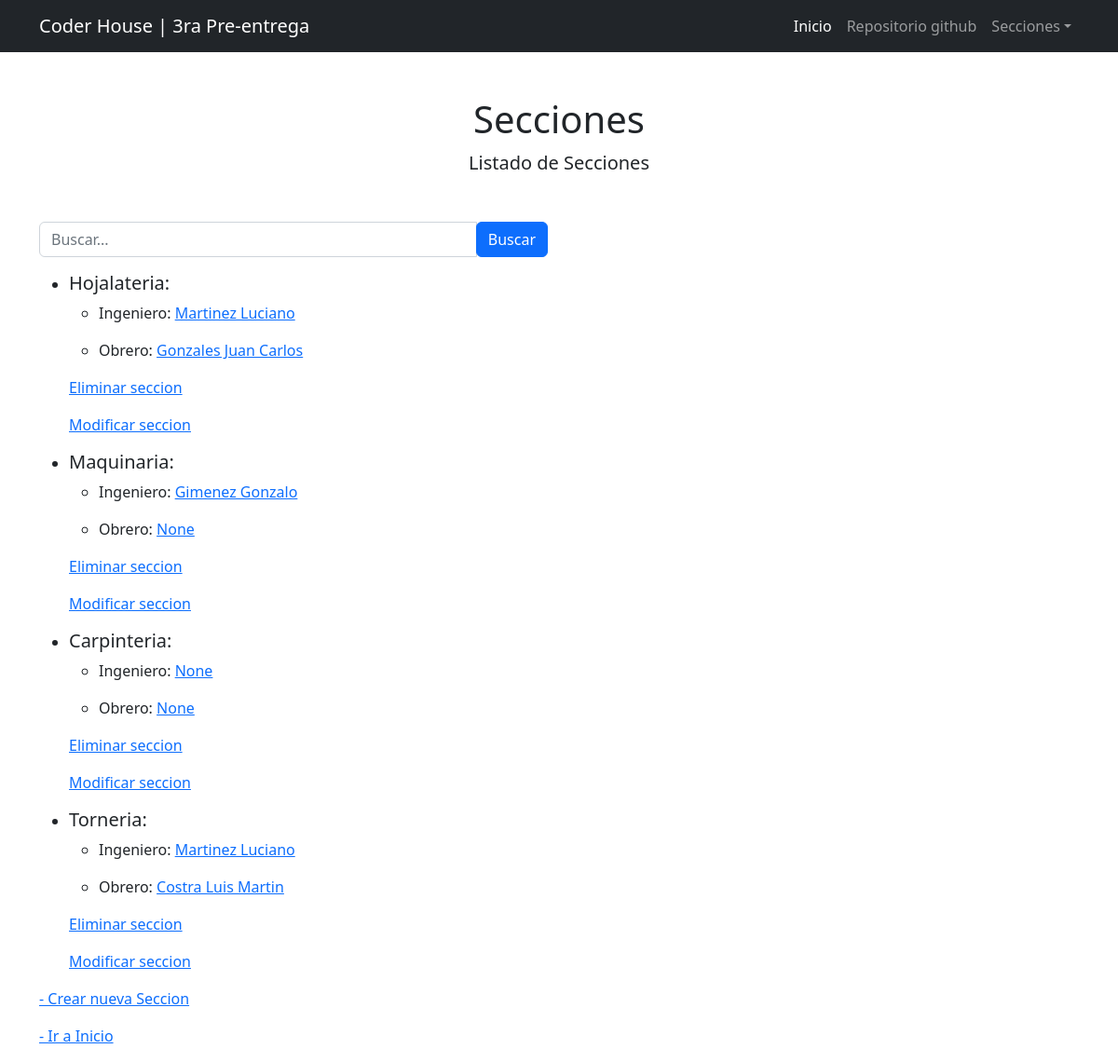
The page /informacion/seccion/listado/ on the database as committed earlier.
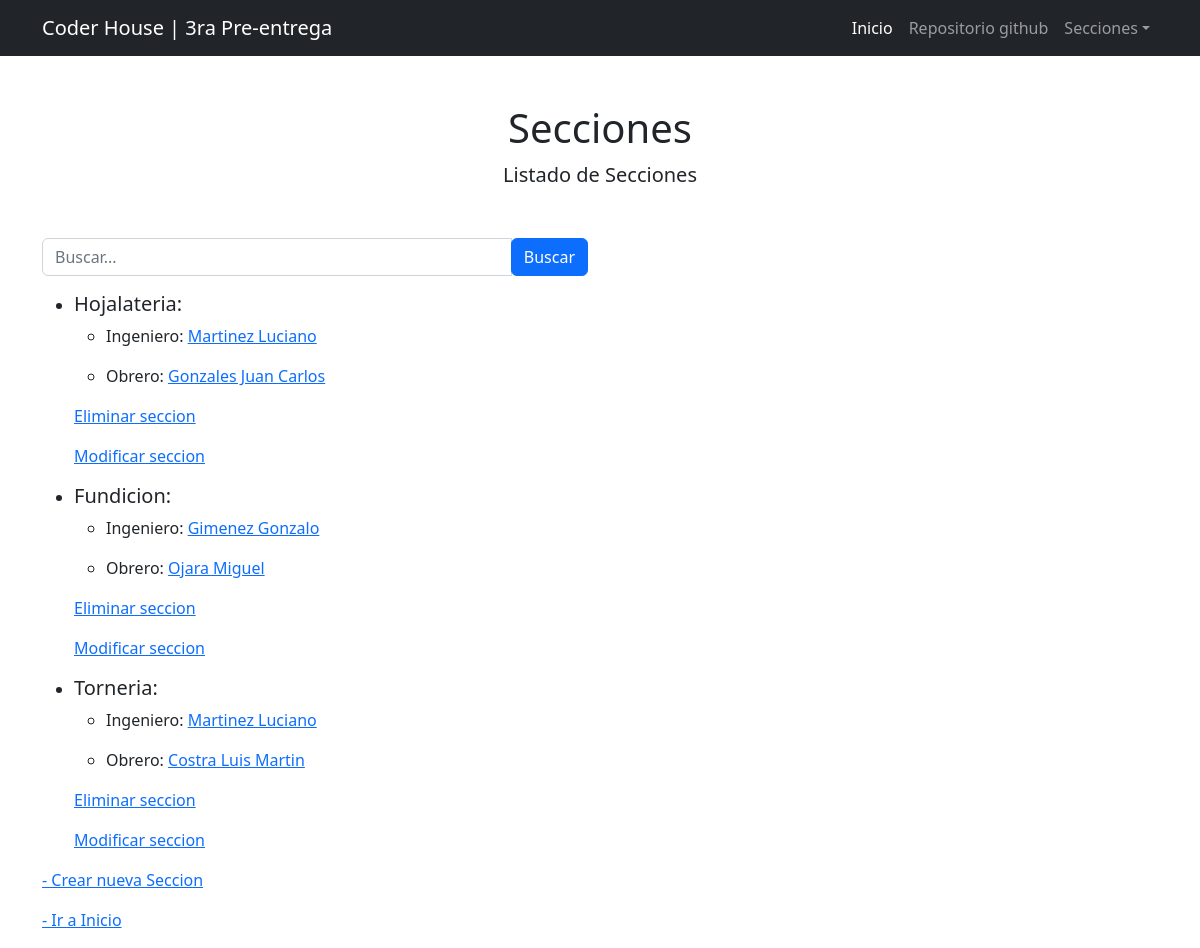
The same page on the database as committed later.
### empleados/models.py (models this page shows, shortened)
class Seccion(models.Model):
    nombre = models.CharField(max_length=20, unique=True)
    obrero = models.ForeignKey(
        Obrero,
        on_delete=models.SET_NULL,
        null=True,
        blank=True,
        verbose_name="Obrero",
    )
    ingeniero = models.ForeignKey(
        Ingeniero_en_jefe,
        on_delete=models.SET_NULL,
        null=True,
        blank=True,
        verbose_name="Ingeniero ",
    )
    class Meta:
        verbose_name = "Seccion"
        verbose_name_plural = "Secciones"

class Ingeniero_en_jefe(models.Model):
    nombre = models.CharField(max_length=30)
    apellido = models.CharField(max_length=30)
    edad = models.SmallIntegerField()
    def __str__(self):
        return f"{self.apellido} {self.nombre}"
    class Meta:
        verbose_name = "Ingeniero "
        verbose_name_plural = "Ingenieros "

class Obrero(models.Model):
    nombre = models.CharField(max_length=30)
    apellido = models.CharField(max_length=30)
    edad = models.SmallIntegerField()
    def __str__(self):
        return f"{self.apellido} {self.nombre}"

### empleados/views.py (the view)
# urls.py: path("seccion/listado/", views.seccion_list, name="seccion_list"),
def seccion_list(request):
    busqueda = request.GET.get("busqueda", None)
    if busqueda:
        print(busqueda)
        consulta = Seccion.objects.filter(nombre__icontains=busqueda)
    else:
        consulta = Seccion.objects.all()
    contexto = {"secciones": consulta}
    return render(request, "empleados/seccion_list.html", contexto)

### empleados/templates/empleados/seccion_list.html (shortened to what this page needs)
{% extends 'home/base.html' %}
{% block body_title %}
    Secciones
{% endblock body_title %}
{% block body_subtitle %}
    Listado de Secciones
{% endblock body_subtitle %}
{% block content %}
<div class="container mt-5">
    <div class="row mb-3">
        <div class="col-lg-6">
            <form action="{% url 'empleados:seccion_list' %}"
                  method="get"
                  class="input-group">
                <input type="text"
                       name="busqueda"
                       class="form-control"
                       placeholder="Buscar...">
                <div class="input-group-append">
                    <button class="btn btn-primary" type="submit">Buscar</button>
                </div>
            </form>
        </div>
    </div>
<ul>
    {% for seccion in secciones %}
    <li>
        <h5>{{seccion.nombre}}:</h5>
        <ul>
            <li>
                <p>Ingeniero: <a href="{% url 'empleados:ingeniero_detail' seccion.ingeniero.id%}">{{seccion.ingeniero}}</a></p>
            </li>
            <li>
                <p>Obrero: <a href="{% url 'empleados:obrero_detail' seccion.obrero.id%}">{{seccion.obrero}}</a></p>
            </li>
        </ul>
    </li>
    <a href="{% url 'empleados:seccion_delete' seccion.id %}"><p> Eliminar seccion</p></a>
    <a href="{% url 'empleados:seccion_update' seccion.id %}"><p> Modificar seccion</p></a>
    {% endfor %}
</ul>
<a href="{% url 'empleados:seccion_create' %}"><p> - Crear nueva Seccion</p></a>
<a href="{% url 'home:home_index' %}"><p> - Ir a Inicio</p></a>
{% endblock content %}

Rows that differ between the two databases and show on the page:
removed Seccion: nombre "Carpinteria", ingeniero "None", obrero "None"
changed Seccion "Gimenez Gonzalo": nombre "Maquinaria" → "Fundicion"; obrero "None" → "Ojara Miguel"
